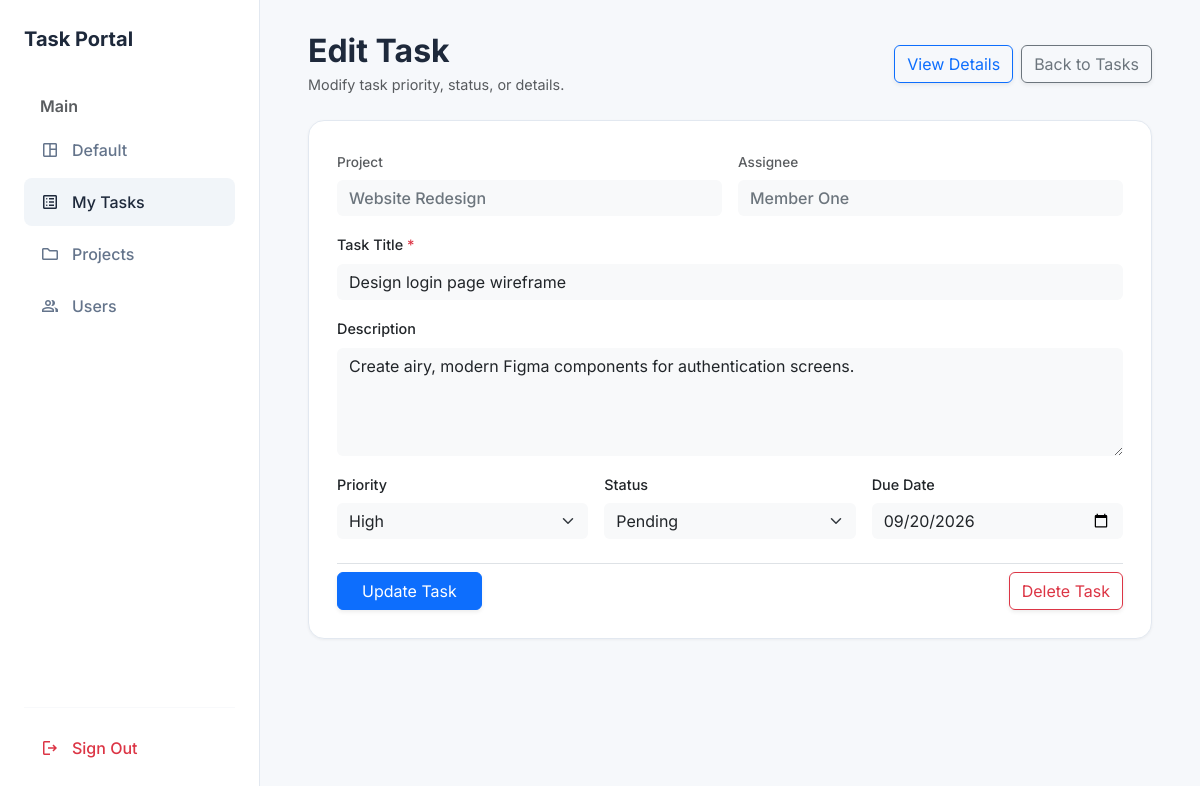
The app's page /task_edit.php?id=1 (signed in) with its own data.
### tables this page shows
CREATE TABLE tasks (
    id INT AUTO_INCREMENT PRIMARY KEY,
    project_id INT NOT NULL,
    assigned_user_id INT NOT NULL,
    created_by INT NOT NULL,
    title VARCHAR(255) NOT NULL,
    description TEXT,
    priority ENUM('Low', 'Medium', 'High') DEFAULT 'Medium',
    status ENUM('Pending', 'In Progress', 'Completed') DEFAULT 'Pending',
    due_date DATE,
    created_at TIMESTAMP DEFAULT CURRENT_TIMESTAMP,
    updated_at TIMESTAMP DEFAULT CURRENT_TIMESTAMP ON UPDATE CURRENT_TIMESTAMP,
    FOREIGN KEY (project_id) REFERENCES projects(id) ON DELETE CASCADE,
    FOREIGN KEY (assigned_user_id) REFERENCES users(id),
    FOREIGN KEY (created_by) REFERENCES users(id)
);

CREATE TABLE projects (
    id INT AUTO_INCREMENT PRIMARY KEY,
    name VARCHAR(150) NOT NULL,
    description TEXT,
    status ENUM('Active', 'Completed', 'On Hold') DEFAULT 'Active',
    created_at TIMESTAMP DEFAULT CURRENT_TIMESTAMP
);

CREATE TABLE users (
    id INT AUTO_INCREMENT PRIMARY KEY,
    name VARCHAR(100) NOT NULL,
    email VARCHAR(150) NOT NULL UNIQUE,
    password VARCHAR(255) NOT NULL,
    role ENUM('Administrator', 'Team Member') NOT NULL,
    status ENUM('Active', 'Inactive') DEFAULT 'Active',
    created_at TIMESTAMP DEFAULT CURRENT_TIMESTAMP
);

### src/helpers/validation.php (called while the page is built, shortened)
<?php
function sanitize(string $input): string
{
    return htmlspecialchars(trim($input), ENT_QUOTES, 'UTF-8');
}
?>

### public/task_edit.php (the view, shortened to what this page needs)
<?php
require_once '../src/config/database.php';
require_once '../src/helpers/validation.php';
$userId = $_SESSION['user_id'];
$isAdmin = (($_SESSION['role'] ?? '') === 'Administrator');
$taskId = filter_input(INPUT_GET, 'id', FILTER_VALIDATE_INT);
$stmt = $pdo->prepare("
    SELECT t.*, p.name as project_name, u.name as assignee_name
    FROM tasks t
    JOIN projects p ON t.project_id = p.id
    JOIN users u ON t.assigned_user_id = u.id
    WHERE t.id = ?
");
$stmt->execute([$taskId]);
$task = $stmt->fetch(PDO::FETCH_ASSOC);
?>
<!DOCTYPE html>
<html lang="en">
<head>
    <link href="https://cdn.jsdelivr.net/npm/bootstrap@5.3.2/dist/css/bootstrap.min.css" rel="stylesheet">
</head>
<body>
<div class="dashboard-container">
    <aside class="sidebar">
        <a href="dashboard.php" class="brand-logo">Task Portal</a>
        <div class="text-muted fs-6 fw-semibold mb-2 px-3" style="font-size: 0.75rem;">Main</div>
        <nav class="nav flex-column mb-4">
            <a class="nav-link" href="dashboard.php"><span class="material-symbols-outlined">space_dashboard</span> Default</a>
            <a class="nav-link active" href="tasks.php"><span class="material-symbols-outlined">list_alt</span> My Tasks</a>
            <?php if ($isAdmin): ?>
                <a class="nav-link" href="projects.php"><span class="material-symbols-outlined">folder</span> Projects</a>
                <a class="nav-link" href="users.php"><span class="material-symbols-outlined">group</span> Users</a>
            <?php endif; ?>
        </nav>
        <div class="mt-auto">
            <hr style="border-color: #e2e8f0;">
            <a class="nav-link text-danger" href="logout.php"><span class="material-symbols-outlined">logout</span> Sign Out</a>
        </div>
    </aside>
    <main class="main-content">
        <div class="d-flex justify-content-between align-items-center mb-4">
            <div>
                <h1 class="fw-bold fs-2 mb-1">Edit Task</h1>
                <p class="text-muted mb-0" style="font-size: 0.9rem;">Modify task priority, status, or details.</p>
            </div>
            <div class="d-flex gap-2">
                <a href="task_details.php?id=<?= $task['id'] ?>" class="btn btn-outline-primary shadow-sm">View Details</a>
                <a href="tasks.php" class="btn btn-outline-secondary shadow-sm">Back to Tasks</a>
            </div>
        </div>
        <div class="panel-card" style="max-width: 850px;">
            <form action="task_edit.php?id=<?= $task['id'] ?>" method="POST">
                <div class="row g-3 mb-3">
                    <div class="col-md-6">
                        <label class="form-label text-muted fw-medium" style="font-size: 0.85rem;">Project</label>
                        <input type="text" class="form-control bg-light border-0 text-secondary fw-medium" value="<?= sanitize($task['project_name']) ?>" readonly>
                    </div>
                    <div class="col-md-6">
                        <label class="form-label text-muted fw-medium" style="font-size: 0.85rem;">Assignee</label>
                        <input type="text" class="form-control bg-light border-0 text-secondary fw-medium" value="<?= sanitize($task['assignee_name']) ?>" readonly>
                    </div>
                </div>
                <div class="mb-3">
                    <label class="form-label fw-medium text-dark" style="font-size: 0.9rem;">Task Title <span class="text-danger">*</span></label>
                    <input type="text" name="title" class="form-control bg-light border-0" value="<?= sanitize($task['title']) ?>" required>
                </div>
                <div class="mb-3">
                    <label class="form-label fw-medium text-dark" style="font-size: 0.9rem;">Description</label>
                    <textarea name="description" class="form-control bg-light border-0" rows="4"><?= sanitize($task['description'] ?? '') ?></textarea>
                </div>
                <div class="row g-3 mb-4">
                    <div class="col-md-4">
                        <label class="form-label fw-medium text-dark" style="font-size: 0.9rem;">Priority</label>
                        <select name="priority" class="form-select bg-light border-0">
                            <option value="High" <?= $task['priority'] === 'High' ? 'selected' : '' ?>>High</option>
                        </select>
                    </div>
                    <div class="col-md-4">
                        <label class="form-label fw-medium text-dark" style="font-size: 0.9rem;">Status</label>
                        <select name="status" class="form-select bg-light border-0">
                            <option value="Pending" <?= $task['status'] === 'Pending' ? 'selected' : '' ?>>Pending</option>
                        </select>
                    </div>
                    <div class="col-md-4">
                        <label class="form-label fw-medium text-dark" style="font-size: 0.9rem;">Due Date</label>
                        <input type="date" name="due_date" class="form-control bg-light border-0" value="<?= sanitize($task['due_date'] ?? '') ?>">
                    </div>
                </div>
                <div class="d-flex justify-content-between align-items-center pt-2 border-top">
                    <button type="submit" class="btn btn-primary px-4 shadow-sm">Update Task</button>
                    <?php if ($isAdmin || $task['created_by'] == $userId): ?>
                        <button type="button" class="btn btn-outline-danger shadow-sm" onclick="if(confirm('Are you sure you want to delete this task?')) { document.getElementById('delete-task-form').submit(); }">
                            Delete Task
                        </button>
                    <?php endif; ?>
                </div>
            </form>
        </div>
    </main>
</div>
</body>
</html>

### public/task_edit.php (style rules this page uses)
:root { --bg-body: #f6f8fb; --card-bg: #ffffff; --text-main: #1e293b; --text-muted: #64748b; --brand-primary: #3b82f6; --sidebar-width: 260px; }
body { font-family: 'Inter', sans-serif; background-color: var(--bg-body); color: var(--text-main); margin: 0; padding: 0; }
.dashboard-container { display: flex; min-height: 100vh; }
.sidebar { width: var(--sidebar-width); background-color: var(--card-bg); border-right: 1px solid #e2e8f0; position: fixed; height: 100vh; overflow-y: auto; padding: 1.5rem; display: flex; flex-direction: column; z-index: 10; }
.brand-logo { font-size: 1.25rem; font-weight: 700; color: var(--text-main); text-decoration: none; display: flex; align-items: center; margin-bottom: 2.5rem; }
.nav-link { display: flex; align-items: center; color: var(--text-muted); font-weight: 500; padding: 0.75rem 1rem; border-radius: 0.5rem; margin-bottom: 0.25rem; transition: all 0.2s; }
.nav-link:hover, .nav-link.active { background-color: #f1f5f9; color: var(--text-main); }
.nav-link .material-symbols-outlined { margin-right: 0.75rem; font-size: 1.25rem; }
.main-content { flex-grow: 1; margin-left: var(--sidebar-width); padding: 2rem 3rem; animation: fadeSlideIn 0.4s cubic-bezier(0.22, 1, 0.36, 1) forwards; will-change: opacity, transform; opacity: 0; }
.panel-card { background-color: var(--card-bg); border-radius: 1rem; border: 1px solid #e2e8f0; box-shadow: 0 1px 3px rgba(0,0,0,0.05); padding: 1.75rem; margin-bottom: 1.75rem; }

### records on screen
tasks: project.name "Website Redesign", assigned_user.name "Member One", title "Design login page wireframe", description "Create airy, modern Figma components for authentication screens.", priority "High", status "Pending", due_date "09/20/2026"
